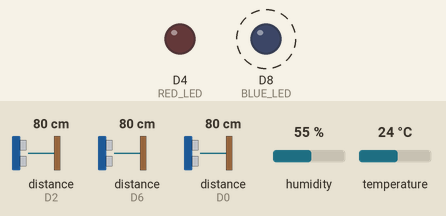
A program run on a simulated ESP8266 (NodeMCU). Shown: output pins drawn as LEDs (lit = HIGH). Dashed ring = blinking. The inputs (shaded band) are chosen by the test bench; at power-on: distance to the obstacle (sensors on D2, D6, D0) 80 cm, humidity 55 %, temperature 24 °C. The echo pulse lasts 58.3 µs per cm; WiFi joins after 1.5 s; servers stay silent unless stated; what the program prints to the serial monitor is not drawn.

Above: at 1.8 s.
Timing chart, 0 to 6.2 s (numbered marks = the images above):
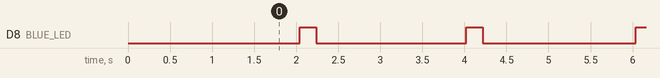

The program:

main.cpp
```cpp
#include <Arduino.h>
#include <ESP8266WiFi.h>
#include <NewPing.h>
#include <DHT.h>

// WiFi credentials
const char* ssid = "sherry_elite";
const char* password = "Gleshmoni";

// Ultrasonic sensor pins
#define TRIG_PIN1 D5
#define ECHO_PIN1 D6
#define TRIG_PIN2 D1
#define ECHO_PIN2 D0
#define TRIG_PIN3 D3
#define ECHO_PIN3 D2
#define MAX_DISTANCE 200

// LED pins
#define BLUE_LED D8    // GPIO 15
#define RED_LED D4     // GPIO 2 (Note: D4 has built-in LED on some boards)

NewPing sonar1(TRIG_PIN1, ECHO_PIN1, MAX_DISTANCE);
NewPing sonar2(TRIG_PIN2, ECHO_PIN2, MAX_DISTANCE);
NewPing sonar3(TRIG_PIN3, ECHO_PIN3, MAX_DISTANCE);

// DHT sensor
#define DHT_PIN D7
#define DHT_TYPE DHT11
DHT dht(DHT_PIN, DHT_TYPE);

// Timing
unsigned long previousMillis = 0;
const long interval = 2000;

// Threshold (in cm)
const int THRESHOLD_DISTANCE = 10;

void setup() {
  Serial.begin(115200);
  delay(100);

  // Initialize LEDs
  pinMode(BLUE_LED, OUTPUT);
  pinMode(RED_LED, OUTPUT);
  digitalWrite(BLUE_LED, LOW);
  digitalWrite(RED_LED, LOW);

  // Initialize DHT
  dht.begin();
  Serial.println("DHT sensor initialized");

  // Connect to WiFi
  WiFi.begin(ssid, password);
  Serial.print("Connecting to WiFi");
  while (WiFi.status() != WL_CONNECTED) {
    delay(500);
    Serial.print(".");
  }
  Serial.println();
  Serial.println("WiFi connected");
  Serial.print("IP Address: ");
  Serial.println(WiFi.localIP());
}

void loop() {
  unsigned long currentMillis = millis();

  if (currentMillis - previousMillis >= interval) {
    previousMillis = currentMillis;

    // Read ultrasonic sensors
    unsigned int distance1 = sonar1.ping_cm();
    unsigned int distance2 = sonar2.ping_cm();
    unsigned int distance3 = sonar3.ping_cm();

    // Handle invalid readings
    distance1 = (distance1 == 0) ? MAX_DISTANCE : distance1;
    distance2 = (distance2 == 0) ? MAX_DISTANCE : distance2;
    distance3 = (distance3 == 0) ? MAX_DISTANCE : distance3;

    // Print distances
    Serial.print("Sensor 1: "); Serial.print(distance1); Serial.println(" cm");
    Serial.print("Sensor 2: "); Serial.print(distance2); Serial.println(" cm");
    Serial.print("Sensor 3: "); Serial.print(distance3); Serial.println(" cm");

    // Read DHT sensor
    float humidity = dht.readHumidity();
    float temperature = dht.readTemperature();

    if (isnan(humidity) || isnan(temperature)) {
      Serial.println("DHT: Failed to read");
    } else {
      Serial.print("Humidity: "); Serial.print(humidity); Serial.print(" %\t");
      Serial.print("Temperature: "); Serial.print(temperature); Serial.println(" °C");
    }

    // Check bin status
    bool binFull = (distance1 < THRESHOLD_DISTANCE &&
                   distance2 < THRESHOLD_DISTANCE &&
                   distance3 < THRESHOLD_DISTANCE);

    if (binFull) {
      Serial.println("BIN STATUS: FULL");
      digitalWrite(BLUE_LED, LOW);  // Turn off blue LED

      // Blink red LED 10 times
      for (int i = 0; i < 10; i++) {
        digitalWrite(RED_LED, HIGH);
        delay(200);
        digitalWrite(RED_LED, LOW);
        delay(200);
      }
    } else {
      Serial.println("BIN STATUS: OKAY");
      digitalWrite(RED_LED, LOW);   // Turn off red LED

      // Blink blue LED once
      digitalWrite(BLUE_LED, HIGH);
      delay(200);
      digitalWrite(BLUE_LED, LOW);
    }

    // WiFi status
    Serial.println(WiFi.status() == WL_CONNECTED ? "WiFi: Connected" : "WiFi: Disconnected");
    Serial.println("-------------------");

    // Data string
    String data = String(WiFi.status() == WL_CONNECTED ? 1 : 0) + "," +
                  String(distance1) + "," + String(distance2) + "," +
                  String(distance3) + "," + String(humidity) + "," +
                  String(temperature) + "," + String(binFull ? 1 : 0);
    Serial.println("Data: " + data);
  }
}
```

Measured:
- by itself, D8 (BLUE_LED): alternates HIGH for 0.20 s and LOW for 1.8 s
